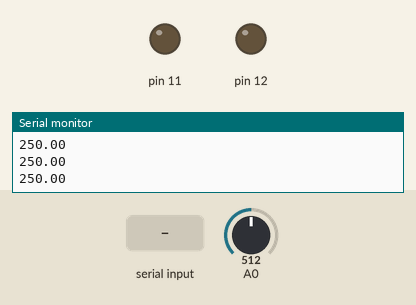
Simulated run of this sketch. Board: Arduino Uno, built with avr-gcc and run on an emulated ATmega328P. On the bench: output pins drawn as LEDs (lit = HIGH), the last lines printed to the serial monitor. Inputs (shaded band) come from the test bench; at power-on: A0 = 512.

Above: at 1.2 s.
1.3 s: "1" received over Serial
At 2.0 s:
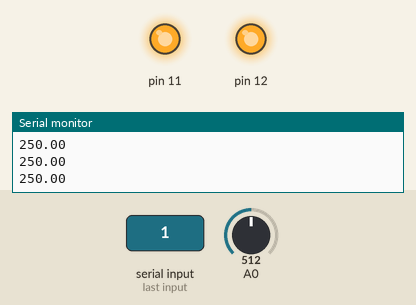
2.8 s: A0 set to 133
4.3 s: A0 set to 117
At 5.7 s:
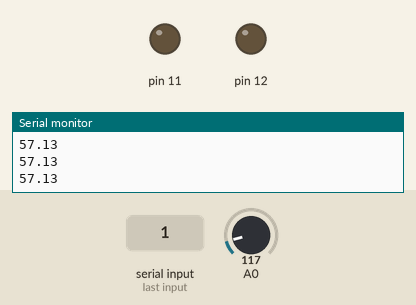
Timing chart, 0 to 7.3 s (numbered marks = the images above; inputs shaded):
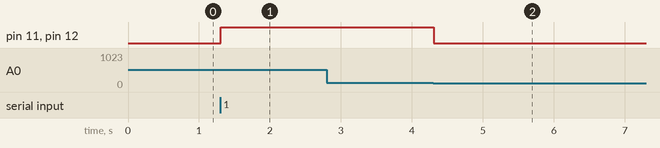

Measured:
- the behaviour switches between 123 and 122 on A0 (found by bisection; images 1 and 2)
- after the input at 1.3 s, pin 11, pin 12: LOW → HIGH at once
- after the input at 4.3 s, pin 11, pin 12: HIGH → LOW at once

The sketch:

fall18q41.ino
```cpp
void setup()
{
  Serial.begin(9600);
  pinMode(11, OUTPUT);
  pinMode(12, OUTPUT);
  pinMode(A0,INPUT);
}

void loop()
{

  float temp =analogRead(A0);
  temp = temp * 0.48828125;

  Serial.println(temp);

  if(temp>60){
    int num_of_students= Serial.read();
    if(num_of_students>15){
    digitalWrite(11, HIGH);
      digitalWrite(12, HIGH);
    }else if(num_of_students==0){
    digitalWrite(11, LOW);
   digitalWrite(12, LOW);

    }


  }else{
    digitalWrite(11, LOW);
   digitalWrite(12, LOW);

  }
}
```
